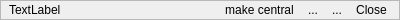
<?xml version="1.0" encoding="UTF-8"?>
<ui version="4.0">
 <class>DockWidgetTitle</class>
 <widget class="QFrame" name="DockWidgetTitle">
  <property name="geometry">
   <rect>
    <x>0</x>
    <y>0</y>
    <width>400</width>
    <height>20</height>
   </rect>
  </property>
  <property name="sizePolicy">
   <sizepolicy hsizetype="Preferred" vsizetype="Fixed">
    <horstretch>0</horstretch>
    <verstretch>16</verstretch>
   </sizepolicy>
  </property>
  <property name="minimumSize">
   <size>
    <width>80</width>
    <height>20</height>
   </size>
  </property>
  <property name="windowTitle">
   <string>Test</string>
  </property>
  <property name="frameShape">
   <enum>QFrame::StyledPanel</enum>
  </property>
  <layout class="QHBoxLayout" name="horizontalLayout">
   <property name="spacing">
    <number>0</number>
   </property>
   <property name="leftMargin">
    <number>8</number>
   </property>
   <property name="topMargin">
    <number>0</number>
   </property>
   <property name="rightMargin">
    <number>5</number>
   </property>
   <property name="bottomMargin">
    <number>0</number>
   </property>
   <item>
    <widget class="QLabel" name="title">
     <property name="sizePolicy">
      <sizepolicy hsizetype="Ignored" vsizetype="Fixed">
       <horstretch>0</horstretch>
       <verstretch>12</verstretch>
      </sizepolicy>
     </property>
     <property name="text">
      <string>TextLabel</string>
     </property>
    </widget>
   </item>
   <item>
    <widget class="QToolButton" name="makeCentral">
     <property name="toolTip">
      <string>Move this widget to central position</string>
     </property>
     <property name="text">
      <string>make central</string>
     </property>
     <property name="icon">
      <iconset resource="../images/images.qrc">
       <normaloff>:/img/makeCentral.png</normaloff>:/img/makeCentral.png</iconset>
     </property>
     <property name="iconSize">
      <size>
       <width>12</width>
       <height>12</height>
      </size>
     </property>
     <property name="autoRaise">
      <bool>true</bool>
     </property>
    </widget>
   </item>
   <item>
    <widget class="QToolButton" name="switchWindow">
     <property name="toolTip">
      <string>Move this widget to other screen</string>
     </property>
     <property name="text">
      <string>...</string>
     </property>
     <property name="icon">
      <iconset resource="../images/images.qrc">
       <normaloff>:/img/switchWindow.png</normaloff>:/img/switchWindow.png</iconset>
     </property>
     <property name="iconSize">
      <size>
       <width>12</width>
       <height>12</height>
      </size>
     </property>
     <property name="autoRaise">
      <bool>true</bool>
     </property>
    </widget>
   </item>
   <item>
    <widget class="QToolButton" name="switchFloat">
     <property name="toolTip">
      <string>Float this widget</string>
     </property>
     <property name="text">
      <string>...</string>
     </property>
     <property name="icon">
      <iconset resource="../images/images.qrc">
       <normaloff>:/img/float.png</normaloff>:/img/float.png</iconset>
     </property>
     <property name="iconSize">
      <size>
       <width>12</width>
       <height>12</height>
      </size>
     </property>
     <property name="autoRaise">
      <bool>true</bool>
     </property>
    </widget>
   </item>
   <item>
    <widget class="QToolButton" name="close">
     <property name="toolTip">
      <string>Close this widget</string>
     </property>
     <property name="text">
      <string>Close</string>
     </property>
     <property name="icon">
      <iconset resource="../images/images.qrc">
       <normaloff>:/img/close.png</normaloff>:/img/close.png</iconset>
     </property>
     <property name="iconSize">
      <size>
       <width>12</width>
       <height>12</height>
      </size>
     </property>
     <property name="autoRaise">
      <bool>true</bool>
     </property>
    </widget>
   </item>
  </layout>
 </widget>
 <resources>
  <include location="../images/images.qrc"/>
 </resources>
 <connections/>
 <slots>
  <signal>switchWidgetClicked()</signal>
  <signal>switchFloatClicked()</signal>
  <signal>closeClicked()</signal>
 </slots>
</ui>
